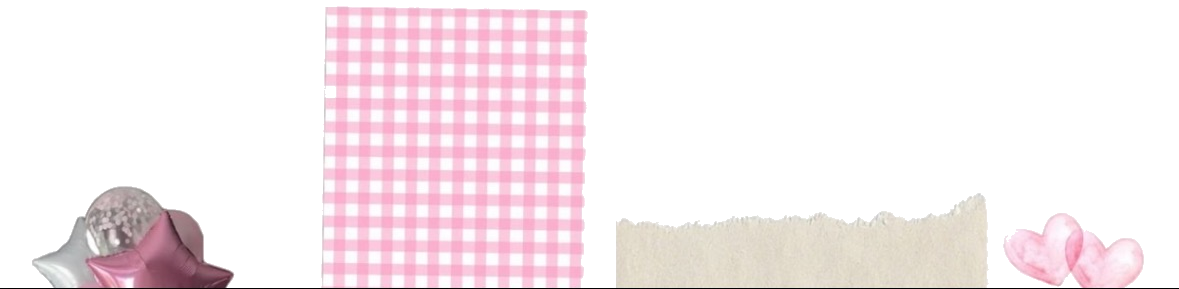
#> input picture assets/st/st01_001.png, 1179 x 289 px, given in place of WechatIMG2384.jpg, which was not available
$ python build_assets3.py
#> lines starting #> are read from the running program, lines starting #| are printed output that depends on the picture; pictures that were not available may be replaced by others from this repository, and a replacement may not be noted
#!/usr/bin/env python3
"""v3 素材处理：
1. 4 张贴纸拼图 -> 拆成独立贴纸零件（透明 PNG）
2. 5 张拍立得相框 -> 抠掉中间窗口（透明），作为照片框架
3. 专辑封面修正：FACE=WechatIMG2384, MUSE=2221(logo), 磁带=2222；照片条剔除这三张
4. 世界地图 + 城市坐标 -> data.js
"""
from PIL import Image
from collections import deque
import os, sys, json, shutil

SRC = "/Users/whitekunckles/Desktop/朴智旻造型"
OUT = "/Users/whitekunckles/WorkBuddy/2026-10-08-20-02-18/birthday-site/assets"
sys.setrecursionlimit(10000)

# ---------------- 贴纸切割 ----------------
# [49 lines left out: functions bg_mask_remove, components, not called in this run]

sticker_dir = os.path.join(OUT, "st")
if os.path.isdir(sticker_dir): shutil.rmtree(sticker_dir)
os.makedirs(sticker_dir, exist_ok=True)

sheet_files = sorted(f for f in os.listdir(os.path.join(SRC, "素材")) if f.lower().endswith(".jpg"))
all_stickers = []
for si, fn in enumerate(sheet_files, 1):
    im = Image.open(os.path.join(SRC, "素材", fn)).convert("RGBA")
    keep = bg_mask_remove(im)
    comps = components(keep, min_area=2200)
    comps.sort(key=lambda c: -c[1])
    rgba = im.load()
    for ci, (bbox, area, pix) in enumerate(comps[:40], 1):
        l, t, r, b = bbox
        pad = 6
        l = max(0, l - pad); t = max(0, t - pad)
        r = min(im.width - 1, r + pad); b = min(im.height - 1, b + pad)
        cw, ch = r - l + 1, b - t + 1
        crop = Image.new("RGBA", (cw, ch), (0, 0, 0, 0))
        cp = crop.load()
        for (x, y) in pix:
            if l <= x <= r and t <= y <= b:
                cp[x - l, y - t] = rgba[x, y]
        name = f"st{si:02d}_{ci:03d}.png"
        crop.save(os.path.join(sticker_dir, name), optimize=True)
        all_stickers.append({"img": f"assets/st/{name}", "w": cw, "h": ch, "area": area})
    print(f"sheet {fn}: {len(comps)} components kept")

# ---------------- 拍立得相框 ----------------
frame_dir = os.path.join(OUT, "frames")
if os.path.isdir(frame_dir): shutil.rmtree(frame_dir)
os.makedirs(frame_dir, exist_ok=True)
pola_dir = os.path.join(SRC, "拍立得")
frames = []
for i, fn in enumerate(sorted(f for f in os.listdir(pola_dir) if f.lower().endswith(".jpg")), 1):
    im = Image.open(os.path.join(pola_dir, fn)).convert("RGBA")
    w, h = im.size
    px = im.load()
    # 从中心泛洪：把窗口（纯白）变透明
    mask = [[False] * w for _ in range(h)]
    q = deque()
    cx, cy = w // 2, h // 2
    def white(x, y):
        r, g, b, a = px[x, y]
        return r >= 243 and g >= 243 and b >= 243
    if white(cx, cy):
        q.append((cx, cy)); mask[cy][cx] = True
    while q:
        x, y = q.popleft()
        for dx, dy in ((1,0),(-1,0),(0,1),(0,-1)):
            nx, ny = x + dx, y + dy
            if 0 <= nx < w and 0 <= ny < h and not mask[ny][nx] and white(nx, ny):
                mask[ny][nx] = True; q.append((nx, ny))
    hole = sum(1 for row in mask for v in row if v)
    for y in range(h):
        for x in range(w):
            if mask[y][x]:
                r, g, b, a = px[x, y]
                px[x, y] = (r, g, b, 0)
    # 缩放至统一宽度 420
    sc = 420 / w
    im = im.resize((420, round(h * sc)), Image.LANCZOS)
    out = f"frame{i:02d}.png"
    im.save(os.path.join(frame_dir, out), optimize=True)
    frames.append({"img": f"assets/frames/{out}", "hole": hole})
    print(f"frame {fn}: hole {hole}px -> {out}")

# ---------------- 专辑封面 + 照片条（剔除封面图） ----------------
def resize_save(src_path, dst_path, maxw, q=88):
#> called with maxw = 760, q = 88
    im = Image.open(src_path).convert("RGB")
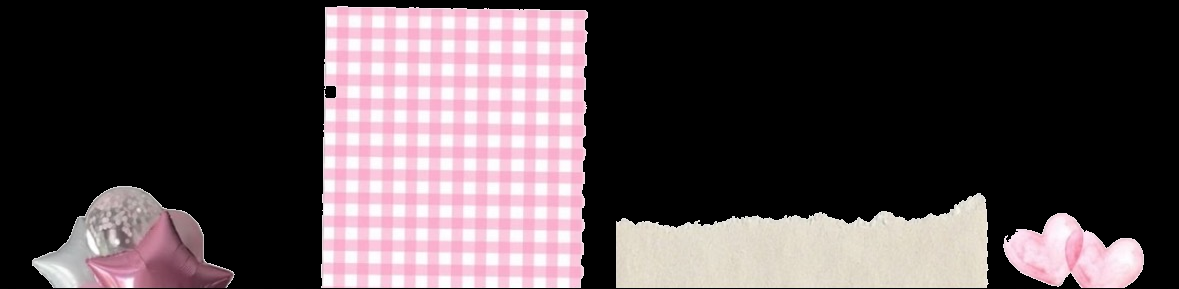
#> im: PIL image 1179x289 RGB; mean R, G, B 82.4, 71.2, 74.5
    if im.width > maxw:
        im = im.resize((maxw, round(im.height * maxw / im.width)), Image.LANCZOS)
#> im: PIL image 760x186 RGB
    im.save(dst_path, quality=q)

resize_save(os.path.join(SRC, "专辑FACE/WechatIMG2384.jpg"), os.path.join(OUT, "cover-face.jpg"), 760)
resize_save(os.path.join(SRC, "专辑MUSE/22211791617459_.pic_hd.jpg"), os.path.join(OUT, "cover-muse.jpg"), 760)
#> call 2 of resize_save, with maxw = 760, q = 88
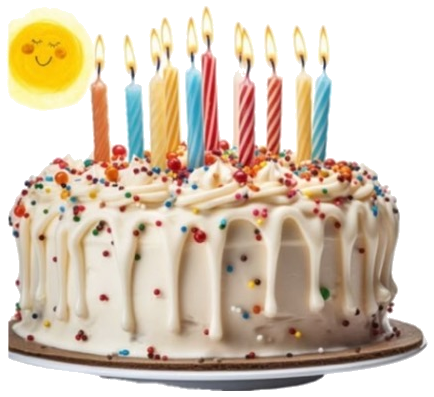
#> input picture assets/st/st01_002.png, 434 x 397 px, given in place of 22211791617459_.pic_hd.jpg, which was not available
#> in resize_save (call 2), `im = Image.open(src_path).convert("RGB")`:
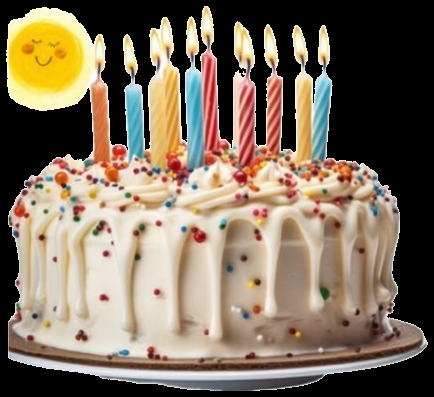
#> im: PIL image 434x397 RGB; mean R, G, B 126.2, 111.2, 93.3
resize_save(os.path.join(SRC, "专辑MUSE/22221791617459_.pic_hd.jpg"), os.path.join(OUT, "cover-muse-tape.jpg"), 900)

COVERS = {"WechatIMG2384.jpg", "22211791617459_.pic_hd.jpg", "22221791617459_.pic_hd.jpg"}

def rebuild_photos(sub, out_sub, maxw, q=84):
    d = os.path.join(SRC, sub)
    dst = os.path.join(OUT, out_sub)
    if os.path.isdir(dst): shutil.rmtree(dst)
    os.makedirs(dst, exist_ok=True)
    n = 0
    for f in sorted(os.listdir(d)):
        if not f.lower().endswith((".jpg", ".jpeg")) or f in COVERS:
            continue
        n += 1
        resize_save(os.path.join(d, f), os.path.join(dst, f"{n:03d}.jpg"), maxw, q)
    return n

counts = {
    "wall": len([f for f in os.listdir(os.path.join(OUT, "wall")) if f.endswith('.jpg')]),
    "face": rebuild_photos("专辑FACE", "face", 900),
    "muse": rebuild_photos("专辑MUSE", "muse", 900),
    "wvs": len([f for f in os.listdir(os.path.join(OUT, "wvs")) if f.endswith('.jpg')]),
    "stickers": len(all_stickers),
    "frames": len(frames),
}
print("counts:", counts)

# ---------------- 城市坐标 ----------------
GEO = {
    "GOYANG": (37.66, 126.83), "JAPAN": (35.68, 139.69), "EL PASO": (31.76, -106.49),
    "MEXICO CITY": (19.43, -99.13), "LAS VEGAS": (36.17, -115.14), "LOS ANGELES": (34.05, -118.24),
    "FOXBOROUGH": (42.09, -71.27), "TORONTO": (43.65, -79.38), "ARLINGTON": (32.74, -97.11),
    "EAST RUTHERFORD": (40.83, -74.10), "CHICAGO": (41.88, -87.63), "MUNICH": (48.14, 11.58),
    "BOGOTA": (4.71, -74.07), "LIMA": (-12.05, -77.04), "BALTIMORE": (39.29, -76.61),
    "iHEART FEST": (34.05, -118.24),
}
data_path = os.path.join(OUT, "data.js")
#> (the run stopped early here; a loop or call above may not have finished)
